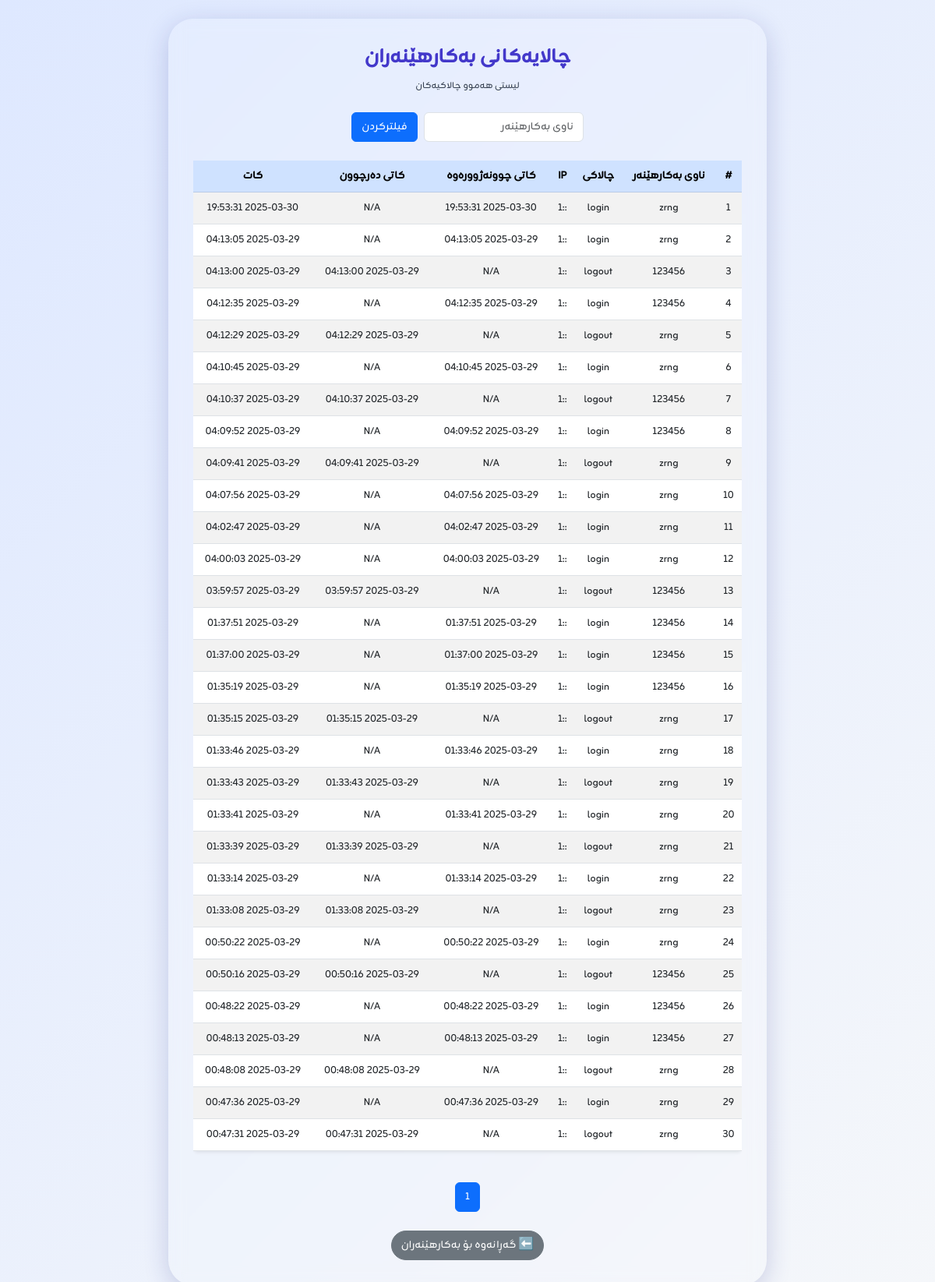
/views/ctrluser/logs.php (signed in), run on the app's committed database.
### tables this page shows
CREATE TABLE `user_activity_log` (
  `id` int(11) NOT NULL AUTO_INCREMENT,
  `user_id` int(11) NOT NULL,
  `action` varchar(50) NOT NULL,
  `ip_address` varchar(45) DEFAULT NULL,
  `login_time` datetime DEFAULT NULL,
  `logout_time` datetime DEFAULT NULL,
  `created_at` datetime NOT NULL,
  PRIMARY KEY (`id`),
  KEY `user_id` (`user_id`),
  CONSTRAINT `user_activity_log_ibfk_1` FOREIGN KEY (`user_id`) REFERENCES `users` (`id`)
);

CREATE TABLE `users` (
  `id` int(11) NOT NULL AUTO_INCREMENT,
  `username` varchar(50) NOT NULL,
  `password` varchar(255) NOT NULL,
  `fullname` varchar(100) NOT NULL,
  `email` varchar(100) DEFAULT NULL,
  `phone` varchar(20) DEFAULT NULL,
  `role_id` int(11) DEFAULT NULL,
  `status` enum('active','inactive') DEFAULT 'active',
  `last_login` datetime DEFAULT NULL,
  `created_at` timestamp NULL DEFAULT current_timestamp(),
  PRIMARY KEY (`id`),
  UNIQUE KEY `username` (`username`),
  KEY `role_id` (`role_id`),
  KEY `role_id_2` (`role_id`),
  CONSTRAINT `fk_role_id` FOREIGN KEY (`role_id`) REFERENCES `roles` (`id`),
  CONSTRAINT `fk_users_roles` FOREIGN KEY (`role_id`) REFERENCES `roles` (`id`) ON UPDATE CASCADE,
  CONSTRAINT `users_ibfk_1` FOREIGN KEY (`role_id`) REFERENCES `roles` (`id`)
);

### views/ctrluser/logs.php (the view, shortened to what this page needs)
<?php
include_once('../../includes/db.php');
$records_per_page = 50;
$current_page = isset($_GET['page']) ? intval($_GET['page']) : 1;
$offset = ($current_page - 1) * $records_per_page;
$where = "WHERE 1=1";
$count_query = "SELECT COUNT(*) AS total_records FROM user_activity_log $where";
$count_result = mysqli_query($conn, $count_query);
$count_row = mysqli_fetch_assoc($count_result);
$total_records = $count_row['total_records'];
$total_pages = ceil($total_records / $records_per_page);
$log_query = "SELECT * FROM user_activity_log $where ORDER BY created_at DESC LIMIT $records_per_page OFFSET $offset";
$log_result = mysqli_query($conn, $log_query);
?>
<!DOCTYPE html>
<html lang="ku" dir="rtl">
<head>
    <link href="https://cdn.jsdelivr.net/npm/bootstrap@5.3.0/dist/css/bootstrap.rtl.min.css" rel="stylesheet">
    <script src="https://cdn.tailwindcss.com"></script>
</head>
<body class="flex items-center justify-center min-h-screen p-4">
    <div class="glass max-w-3xl w-full animate-fade-in space-y-6">
        <div class="text-center">
            <h1 class="text-3xl font-bold text-indigo-700 animate-pulse">چالایەكانی بەكارهێنەران</h1>
            <p class="text-sm mt-2 text-gray-700">لیستی هەموو چالاکیەکان</p>
        </div>
        <div class="text-center mb-4">
            <form method="GET" class="d-inline-flex gap-2">
                <input type="text" name="username" class="form-control" placeholder="ناوی بەکارهێنەر">
                <button type="submit" class="btn btn-primary">فیلترکردن</button>
            </form>
        </div>
        <div class="table-responsive">
            <table class="table table-striped text-center align-middle bg-white rounded shadow-sm">
                <thead class="table-primary">
                    <tr>
                        <th>#</th>
                        <th>ناوی بەکارهێنەر</th>
                        <th>چالاکی</th>
                        <th>IP</th>
                        <th>کاتی چوونەژوورەوە</th>
                        <th>کاتی دەرچوون</th>
                        <th>کات</th>
                    </tr>
                </thead>
                <tbody>
                    <?php
                    $counter = $offset + 1;
                    while ($log = mysqli_fetch_assoc($log_result)) {
                        $log_user_id = $log['user_id'];
                        $username_query = mysqli_query($conn, "SELECT username FROM users WHERE id = $log_user_id");
                        $username_row = mysqli_fetch_assoc($username_query);
                        $username = $username_row['username'];
                        echo "<tr>";
                        echo "<td>".$counter++."</td>";
                        echo "<td>".htmlspecialchars($username)."</td>";
                        echo "<td>".htmlspecialchars($log['action'])."</td>";
                        echo "<td>".$log['ip_address']."</td>";
                        echo "<td>".($log['login_time'] ? $log['login_time'] : 'N/A')."</td>";
                        echo "<td>".($log['logout_time'] ? $log['logout_time'] : 'N/A')."</td>";
                        echo "<td>".$log['created_at']."</td>";
                        echo "</tr>";
                    }
                    ?>
                </tbody>
            </table>
        </div>
        <div class="text-center mt-4">
            <nav>
                <ul class="pagination justify-content-center">
                    <?php for ($i = 1; $i <= $total_pages; $i++): ?>
                        <li class="page-item <?php echo $i == $current_page ? 'active' : ''; ?>">
                            <a class="page-link" href="?page=<?php echo $i; ?>&username=<?php echo htmlspecialchars($_GET['username'] ?? ''); ?>"><?php echo $i; ?></a>
                        </li>
                    <?php endfor; ?>
                </ul>
            </nav>
        </div>
        <div class="text-center mt-4 flex justify-center gap-2">
            <a href="users.php" class="btn btn-secondary rounded-pill">⬅️ گەڕانەوە بۆ بەکارهێنەران</a>
        </div>
    </div>
</body>
</html>

### views/ctrluser/logs.php (style rules this page uses)
body { font-family: 'Zain', sans-serif; background-color: #dee8ff; background-image: linear-gradient(135deg, #dee8ff, #f5f7fa); }
.glass { background: rgba(255, 255, 255, 0.15); backdrop-filter: blur(10px); border-radius: 2rem; box-shadow: 0 8px 32px rgba(31, 38, 135, 0.2); padding: 2rem; }

### data on the page
user_activity_log: user.username "zrng", action "login", ip_address "::1", login_time "2025-03-30 19:53:31", shows "N/A", created_at "2025-03-30 19:53:31"
user_activity_log: user.username "zrng", action "login", ip_address "::1", login_time "2025-03-29 04:13:05", shows "N/A", created_at "2025-03-29 04:13:05"
user_activity_log: user.username "123456", action "logout", ip_address "::1", shows "N/A", logout_time "2025-03-29 04:13:00", created_at "2025-03-29 04:13:00"
user_activity_log: user.username "123456", action "login", ip_address "::1", login_time "2025-03-29 04:12:35", shows "N/A", created_at "2025-03-29 04:12:35"
user_activity_log: user.username "zrng", action "logout", ip_address "::1", shows "N/A", logout_time "2025-03-29 04:12:29", created_at "2025-03-29 04:12:29"
user_activity_log: user.username "zrng", action "login", ip_address "::1", login_time "2025-03-29 04:10:45", shows "N/A", created_at "2025-03-29 04:10:45"
user_activity_log: user.username "123456", action "logout", ip_address "::1", shows "N/A", logout_time "2025-03-29 04:10:37", created_at "2025-03-29 04:10:37"
user_activity_log: user.username "123456", action "login", ip_address "::1", login_time "2025-03-29 04:09:52", shows "N/A", created_at "2025-03-29 04:09:52"
user_activity_log: user.username "zrng", action "logout", ip_address "::1", shows "N/A", logout_time "2025-03-29 04:09:41", created_at "2025-03-29 04:09:41"
user_activity_log: user.username "zrng", action "login", ip_address "::1", login_time "2025-03-29 04:07:56", shows "N/A", created_at "2025-03-29 04:07:56"
user_activity_log: user.username "zrng", action "login", ip_address "::1", login_time "2025-03-29 04:02:47", shows "N/A", created_at "2025-03-29 04:02:47"
user_activity_log: user.username "zrng", action "login", ip_address "::1", login_time "2025-03-29 04:00:03", shows "N/A", created_at "2025-03-29 04:00:03"
user_activity_log: user.username "123456", action "logout", ip_address "::1", shows "N/A", logout_time "2025-03-29 03:59:57", created_at "2025-03-29 03:59:57"
user_activity_log: user.username "123456", action "login", ip_address "::1", login_time "2025-03-29 01:37:51", shows "N/A", created_at "2025-03-29 01:37:51"
user_activity_log: user.username "123456", action "login", ip_address "::1", login_time "2025-03-29 01:37:00", shows "N/A", created_at "2025-03-29 01:37:00"
user_activity_log: user.username "123456", action "login", ip_address "::1", login_time "2025-03-29 01:35:19", shows "N/A", created_at "2025-03-29 01:35:19"
user_activity_log: user.username "zrng", action "logout", ip_address "::1", shows "N/A", logout_time "2025-03-29 01:35:15", created_at "2025-03-29 01:35:15"
user_activity_log: user.username "zrng", action "login", ip_address "::1", login_time "2025-03-29 01:33:46", shows "N/A", created_at "2025-03-29 01:33:46"
user_activity_log: user.username "zrng", action "logout", ip_address "::1", shows "N/A", logout_time "2025-03-29 01:33:43", created_at "2025-03-29 01:33:43"
user_activity_log: user.username "zrng", action "login", ip_address "::1", login_time "2025-03-29 01:33:41", shows "N/A", created_at "2025-03-29 01:33:41"
user_activity_log: user.username "zrng", action "logout", ip_address "::1", shows "N/A", logout_time "2025-03-29 01:33:39", created_at "2025-03-29 01:33:39"
user_activity_log: user.username "zrng", action "login", ip_address "::1", login_time "2025-03-29 01:33:14", shows "N/A", created_at "2025-03-29 01:33:14"
user_activity_log: user.username "zrng", action "logout", ip_address "::1", shows "N/A", logout_time "2025-03-29 01:33:08", created_at "2025-03-29 01:33:08"
user_activity_log: user.username "zrng", action "login", ip_address "::1", login_time "2025-03-29 00:50:22", shows "N/A", created_at "2025-03-29 00:50:22"
user_activity_log: user.username "123456", action "logout", ip_address "::1", shows "N/A", logout_time "2025-03-29 00:50:16", created_at "2025-03-29 00:50:16"
user_activity_log: user.username "123456", action "login", ip_address "::1", login_time "2025-03-29 00:48:22", shows "N/A", created_at "2025-03-29 00:48:22"
user_activity_log: user.username "123456", action "login", ip_address "::1", login_time "2025-03-29 00:48:13", shows "N/A", created_at "2025-03-29 00:48:13"
user_activity_log: user.username "zrng", action "logout", ip_address "::1", shows "N/A", logout_time "2025-03-29 00:48:08", created_at "2025-03-29 00:48:08"
user_activity_log: user.username "zrng", action "login", ip_address "::1", login_time "2025-03-29 00:47:36", shows "N/A", created_at "2025-03-29 00:47:36"
user_activity_log: user.username "zrng", action "logout", ip_address "::1", shows "N/A", logout_time "2025-03-29 00:47:31", created_at "2025-03-29 00:47:31"
